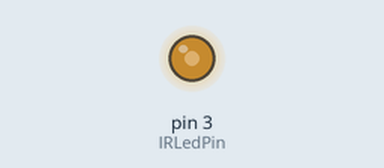
This sketch was run on a simulated Arduino Uno, built for the host (arithmetic inside an expression is 32-bit, double 64-bit). On the bench: output pins drawn as LEDs (lit = HIGH).

Above: at 0.1 s.
Timing chart, 0 to 1.6 s (numbered marks = the images above):
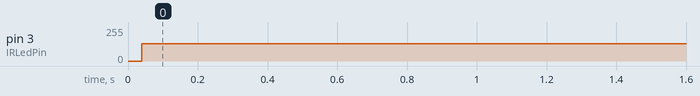

Measured:
- by itself, pin 3 (IRLedPin): 0/255 → 128/255 at 0.04 s

The sketch:

IRLedModulator.ino
```cpp
#include "TimerOne.h"

const int IRLedPin = 3;

void setup() {
  pinMode(IRLedPin, OUTPUT);
  Timer1.initialize(26);
  Timer1.attachInterrupt(callback);
}

void loop() {
}

void callback() {
  digitalWrite(IRLedPin, digitalRead(IRLedPin) ^ 1);
}
```
